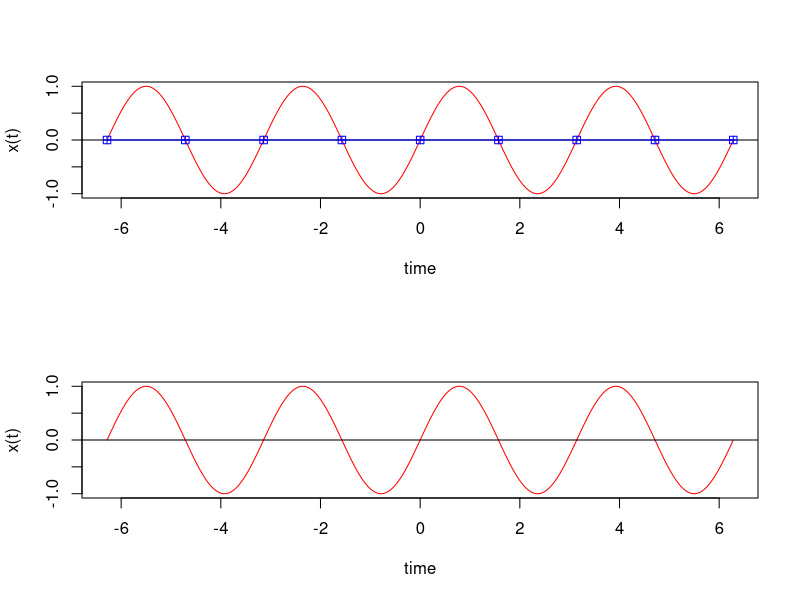

Recreate this plot in R.
### Showing the Nyquist Frequency

par(mfrow = c(2,1))
x_seq <- seq(-2*pi,2*pi,0.01)
y <- sin(2*x_seq)

x<-c(-2*pi,-7/4*pi,-3/2*pi,-5/4*pi,-pi,-3/4*pi,-pi/2,-1/4*pi,0,
     1/4*pi,pi/2,3/4*pi,pi,5/4*pi,3/2*pi,7/4*pi,2*pi)

plot(x_seq,y, xlab = "time", ylab = "x(t)", type = "l", col = "red")
abline(h=0, col = "black")


nyquist_x<-x[c(1,3,5,7,9,11,13,15,17)]
points(x=nyquist_x, y=sin(2*nyquist_x), pch = 12, col = "blue")

lines(x = x_seq, y = 0*sin(2*x_seq), col = "blue")

plot(x_seq,y, xlab = "time", ylab = "x(t)", type = "l", col = "red")
abline(h=0, col = "black")

nyquist_gx <- x[c()]

# this is a change




